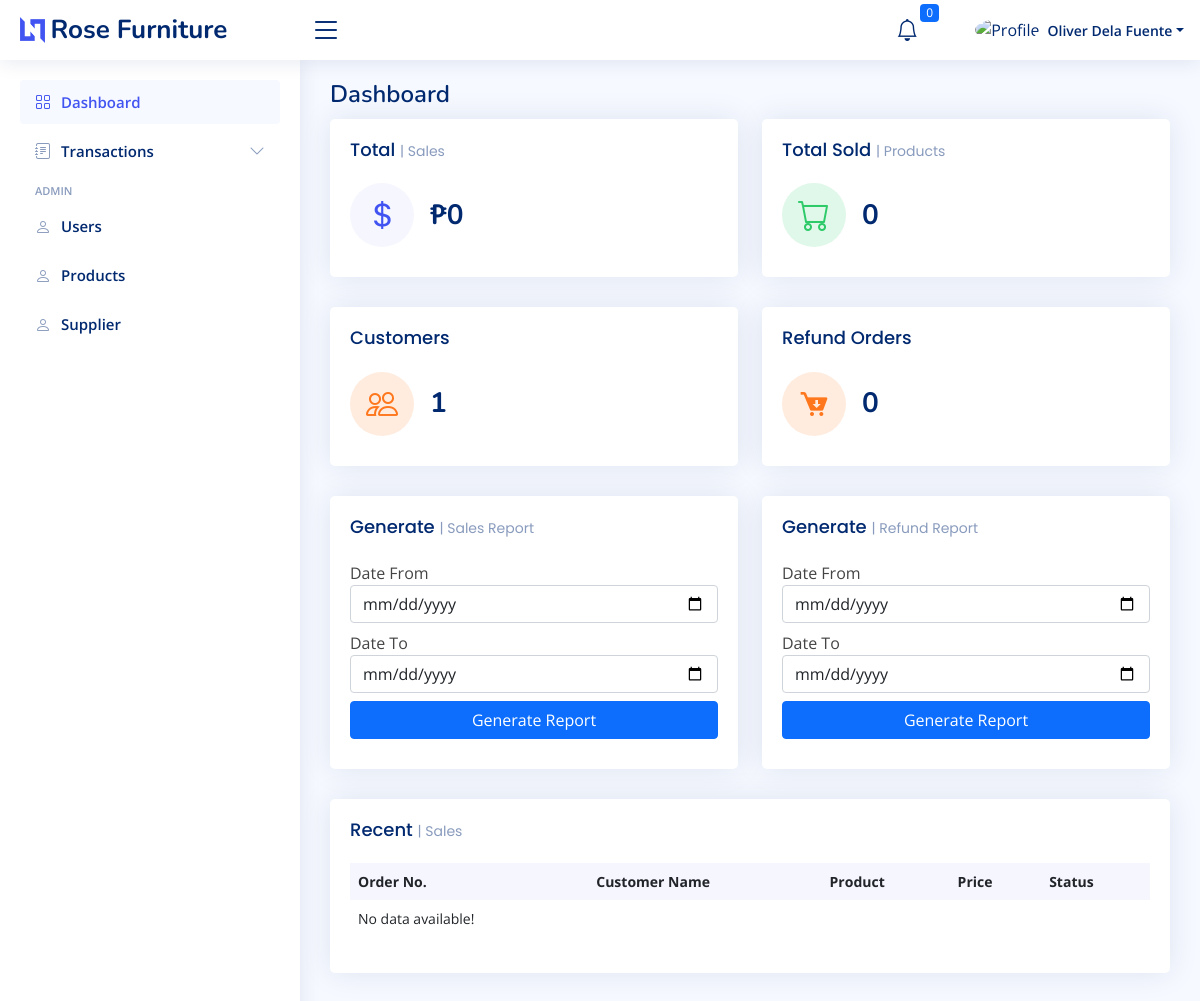
/ecommerce/dashboard (signed in), run on an earlier commit of the app's database.
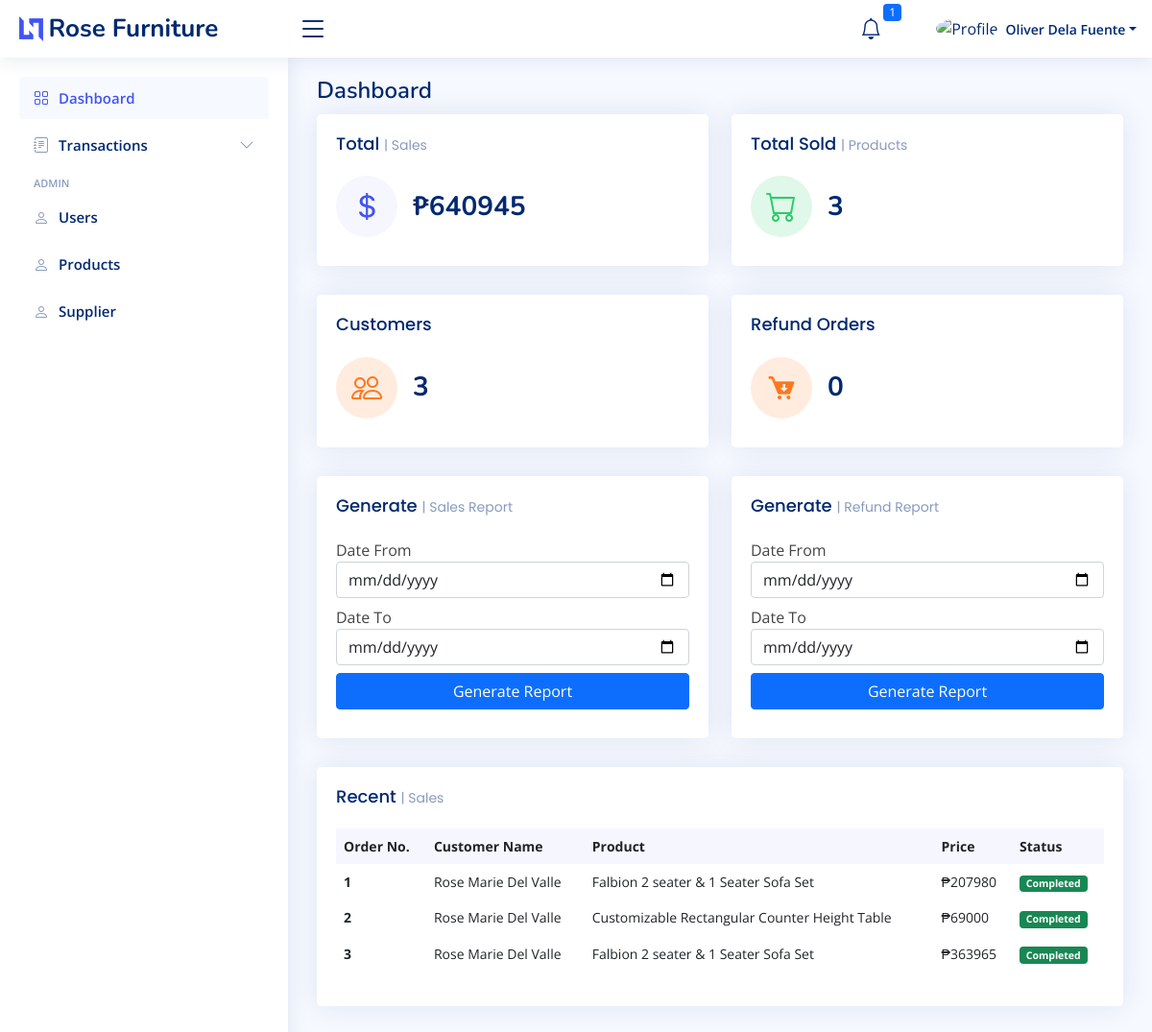
And on a later commit of the database.
### tables this page shows
CREATE TABLE `tbl_order_detail_items` (
  `order_id` int(11) NOT NULL,
  `product_code` varchar(100) DEFAULT NULL,
  `product_name` varchar(100) DEFAULT NULL,
  `price` varchar(100) DEFAULT NULL,
  `quantity` varchar(100) DEFAULT NULL,
  `payment_method` varchar(100) DEFAULT NULL,
  `user_id` int(11) DEFAULT NULL,
  `detail_code` varchar(100) DEFAULT NULL,
  `date_cancelled` datetime DEFAULT current_timestamp(),
  `status` int(11) DEFAULT 1,
  `to_pay` int(11) DEFAULT 1,
  `to_ship` int(11) DEFAULT 0,
  `to_pickup` int(11) DEFAULT 0,
  `in_transit` int(11) DEFAULT 0,
  `to_deliver` int(11) DEFAULT 0,
  `cart_id` int(11) DEFAULT NULL,
  `to_complete` int(11) DEFAULT 0,
  `group_code` int(11) DEFAULT NULL,
  `rider_id` varchar(100) DEFAULT NULL,
  `refund_status` int(11) DEFAULT 0,
  `date_completed` varchar(100) DEFAULT NULL,
  `rider_refund_id` int(11) DEFAULT NULL,
  `product_mode` int(11) DEFAULT NULL,
  `logistic_id` int(11) DEFAULT 0,
  `date_created` timestamp NULL DEFAULT current_timestamp()
);

CREATE TABLE `tbl_users` (
  `user_id` int(11) NOT NULL,
  `first_name` varchar(100) DEFAULT NULL,
  `last_name` varchar(100) DEFAULT NULL,
  `address` varchar(250) DEFAULT NULL,
  `contact_no` varchar(50) DEFAULT NULL,
  `username` varchar(100) DEFAULT NULL,
  `password` varchar(100) DEFAULT NULL,
  `email` varchar(100) DEFAULT NULL,
  `group_code` int(11) DEFAULT NULL,
  `logistic_id` int(11) DEFAULT 0,
  `status` int(11) DEFAULT 1
);

### ecommerce/dashboard.php (the view, shortened to what the changed rows need)
<?php include '../includes/header_ecommerce.php'; ?>
<div class="pagetitle">
  <h1>Dashboard</h1>
</div>
<section class="section dashboard">
  <div class="row">
    <div class="col-lg-12">
      <div class="row">
        <div class="col-xxl-4 col-md-6">
          <div class="card info-card sales-card">
            <div class="card-body">
              <div class="d-flex align-items-center">
                <div class="ps-3">
                  <h6>₱<?php
                    $totalAmount = 0;
                    $sqlTotal = mysqli_query($conn, "SELECT * FROM tbl_order_detail_items WHERE to_complete = 2 AND refund_status IN (0, 1)");
                    while ($row = mysqli_fetch_assoc($sqlTotal)) {
                        $totalAmount += $row['price'] * $row['quantity'];
                    }
                    echo $totalAmount;
                        ?></h6>
                </div>
              </div>
            </div>
          </div>
        </div>
        <div class="col-xxl-4 col-md-6">
          <div class="card info-card revenue-card">
            <div class="card-body">
              <div class="d-flex align-items-center">
                <div class="ps-3">
                  <h6><?php
                      $sqlProductCount = mysqli_query($conn, "SELECT COUNT(order_id) as 'count' FROM tbl_order_detail_items WHERE to_complete = 2 AND refund_status IN (0,1)");
                      $fetchCount = mysqli_fetch_assoc($sqlProductCount);
                      echo $fetchCount['count'];
                      ?></h6>
                </div>
              </div>
            </div>
          </div>
        </div>
        <div class="col-xxl-4 col-md-6">
          <div class="card info-card customers-card">
            <div class="card-body">
              <div class="d-flex align-items-center">
                <div class="ps-3">
                  <h6>
                      <?php
                        $sqlCust = mysqli_query($conn, "SELECT COUNT(user_id) as 'count' FROM tbl_users WHERE group_code = '2' AND status = '1' ");
                        $fetchCust = mysqli_fetch_assoc($sqlCust);
                        echo $fetchCust['count'];
                      ?>
                  </h6>
                </div>
              </div>
            </div>
          </div>
        </div>
        <div class="col-12">
          <div class="card recent-sales overflow-auto">
            <div class="card-body">
              <table class="table table-borderless table-responsive">
                <thead>
                  <tr>
                    <th scope="col">Order No.</th>
                    <th scope="col">Customer Name</th>
                    <th scope="col">Product</th>
                    <th scope="col">Price</th>
                    <th scope="col">Status</th>
                  </tr>
                </thead>
                <tbody>
                  <?php
                  $sql = mysqli_query($conn, "SELECT * FROM tbl_order_detail_items WHERE to_complete = 2 ORDER BY order_id ASC LIMIT 5");
                  if (mysqli_num_rows($sql) > 0) {
                    while ($row = mysqli_fetch_assoc($sql)) {
                      $sqlName = mysqli_query($conn, "SELECT first_name, last_name FROM tbl_users WHERE user_id = '" . $row['user_id'] . "' ");
                      $fetchName = mysqli_fetch_assoc($sqlName);
                      $fullname = $fetchName['first_name'] . ' ' . $fetchName['last_name'];
                      $total = $row['price'] * $row['quantity'];
                  ?>
                      <tr>
                        <th scope="row"><?= $row['order_id'] ?></th>
                        <td><?= $fullname ?></td>
                        <td><?= $row['product_name'] ?></td>
                        <td>₱<?= $total ?></td>
                        <td>
                          <?php
                          if ($row['refund_status'] == "7") {
                          ?>
                            <span class="badge bg-danger">Refunded</span>
                          <?php
                          } else {
                          ?>
                            <span class="badge bg-success">Completed</span>
                          <?php
                          }
                          ?>
                        </td>
                      </tr>
                    <?php
                    }
                  } else {
                    ?>
                    <tr>
                      <td class="">No data available!</td>
                    </tr>
                  <?php
                  }
                  ?>
                </tbody>
              </table>
            </div>
          </div>
        </div>
      </div>
    </div>
  </div>
</section>
<?php include '../includes/footer_ecommerce.php'; ?>

### includes/header_ecommerce.php (shortened to what the changed rows need)
<?php
@require_once '../database/connection.php';
@$date = new DateTime('now', new DateTimeZone('Asia/Manila'));
@$new_date = @$date->format('Y-m-d H:i:s');
@$sqlDate = mysqli_query($conn, "SELECT date_completed FROM tbl_order_detail_items WHERE refund_status = 1 ");
@$fetchDate = mysqli_fetch_assoc($sqlDate);
if(@$new_date > @$fetchDate['date_completed']){
  @$updateRefund = "UPDATE tbl_order_detail_items SET refund_status = 0 WHERE refund_status = 1 ";
  mysqli_query($conn, $updateRefund);
}
?>
<!DOCTYPE html>
<html lang="en">
<head>
  <link href="https://cdn.jsdelivr.net/npm/select2@4.1.0-rc.0/dist/css/select2.min.css" rel="stylesheet" />
  <link rel="stylesheet" href="https://cdnjs.cloudflare.com/ajax/libs/font-awesome/6.4.2/css/all.min.css" />
  <link href="assets/vendor/bootstrap-icons/bootstrap-icons.css" rel="stylesheet">
  <link href="assets/vendor/boxicons/css/boxicons.min.css" rel="stylesheet">
  <link href="assets/vendor/quill/quill.snow.css" rel="stylesheet">
  <link href="assets/vendor/quill/quill.bubble.css" rel="stylesheet">
  <link href="assets/vendor/remixicon/remixicon.css" rel="stylesheet">
  <link href="assets/css/bootstrap.min.css" rel="stylesheet">
  <link rel="stylesheet" href="assets/css/bsDatatable.css">
  <link href="https://cdn.jsdelivr.net/npm/sweetalert2@11.7.32/dist/sweetalert2.min.css" rel="stylesheet">
  <link href="assets/css/style.css" rel="stylesheet">
</head>
<body>
  <header id="header" class="header fixed-top d-flex align-items-center">
    <nav class="header-nav ms-auto">
      <ul class="d-flex align-items-center">
        <li class="nav-item dropdown">
          <a class="nav-link nav-icon" href="#" data-bs-toggle="dropdown">
            <i class="bi bi-bell"></i>
            <span class="badge bg-primary badge-number">
              <?php
              $sqlCountAdmin = mysqli_query($conn, "SELECT COUNT(notification_id) as 'id' FROM tbl_notifications WHERE receiver_id = '" . $_SESSION['user_id'] . "' AND status = 1 ");
              $rowCoundAdmin = mysqli_fetch_assoc($sqlCountAdmin);
              echo $rowCoundAdmin['id'];
              ?>
            </span>
          </a>
        </li>
      </ul>
    </nav>
  </header>
  <main id="main" class="main">

What changed in the data, as far as the page shows it:
now on this page (row edited): tbl_order_detail_items: order_id "1", user.last_name "Rose Marie Del Valle", product_name "Falbion 2 seater & 1 Seater Sofa Set", total "207980", refund_status "Completed"
now on this page (row edited): tbl_order_detail_items: order_id "2", user.last_name "Rose Marie Del Valle", product_name "Customizable Rectangular Counter Height Table", total "69000", refund_status "Completed"
added tbl_order_detail_items: order_id "3", user.last_name "Rose Marie Del Valle", product_name "Falbion 2 seater & 1 Seater Sofa Set", total "363965", refund_status "Completed"
Also different on the page:
$rowCoundAdmin['id']: "0" → "1"
$totalAmount: "0" → "640945"
$fetchCount['count']: "0" → "3"
$fetchCust['count']: "1" → "3"
text no longer shown: "No data available!"
